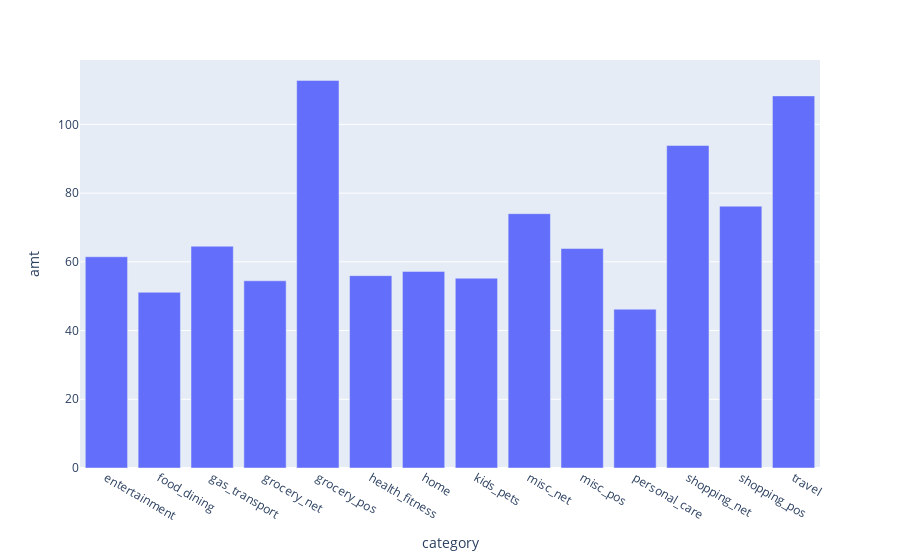

Source (notebook cell):
### Code cell
fig = px.bar(amt_category, x = 'category', y = 'amt')
fig.show()

### Figure 1 — Plotly figure (JSON) as saved in the notebook; plotly's stock layout.template omitted (floating-point values rounded to 4 significant figures)
{"data": [{"alignmentgroup": "True", "hovertemplate": "category=%{x}<br>amt=%{y}<extra></extra>", "legendgroup": "", "marker": {"color": "#636efa", "pattern": {"shape": ""}}, "name": "", "offsetgroup": "", "orientation": "v", "showlegend": false, "textposition": "auto", "type": "bar", "x": ["entertainment", "food_dining", "gas_transport", "grocery_net", "grocery_pos", "health_fitness", "home", "kids_pets", "misc_net", "misc_pos", "personal_care", "shopping_net", "shopping_pos", "travel"], "xaxis": "x", "y": [61.49, 51.13, 64.54, 54.48, 112.8, 55.98, 57.22, 55.24, 74.02, 63.88, 46.22, 93.85, 76.2, 108.3], "yaxis": "y"}], "layout": {"barmode": "relative", "legend": {"tracegroupgap": 0}, "margin": {"t": 60}, "xaxis": {"anchor": "y", "domain": [0, 1], "title": {"text": "category"}}, "yaxis": {"anchor": "x", "domain": [0, 1], "title": {"text": "amt"}}}}
